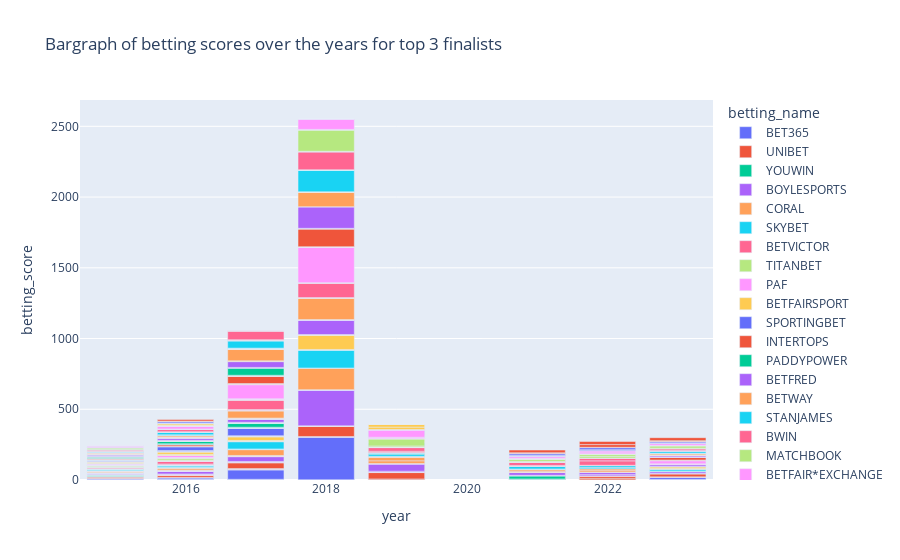

The cell this chart's notebook holds for it:
### Code cell
fig = px.bar(df_prep_betting_on_contestants_top3, x = 'year', y = 'betting_score', color = 'betting_name', title = 'Bargraph of betting scores over the years for top 3 finalists')
fig.show()

### Figure 1 — Plotly figure (JSON) as saved in the notebook; plotly's stock layout.template omitted (floating-point values rounded to 4 significant figures)
{"data": [{"hovertemplate": "betting_name=BET365<br>year=%{x}<br>betting_score=%{y}<extra></extra>", "legendgroup": "BET365", "marker": {"color": "#636efa", "pattern": {"shape": ""}}, "name": "BET365", "orientation": "v", "showlegend": true, "textposition": "auto", "type": "bar", "x": [2015, 2015, 2015, 2016, 2016, 2016, 2017, 2017, 2017, 2017, 2017, 2017, 2018, 2018, 2018, 2018, 2019, 2019, 2019, 2019, 2019, 2021, 2021, 2021, 2021, 2022, 2022, 2022, 2022, 2023, 2023, 2023], "xaxis": "x", "y": [2.1, 3.75, 5.0, 1.9, 2.75, 10.0, 2.37, 2.62, 67.0, 1.02, 1.16, 1.01, 2.0, 301.0, 1.01, 1.33, 1.5, 5.0, 41.0, 1.0, 1.0, 3.25, 3.25, 17.0, 1.01, 1.25, 10.0, 13.0, 1.01, 1.44, 3.0, 13.0], "yaxis": "y"}, {"hovertemplate": "betting_name=UNIBET<br>year=%{x}<br>betting_score=%{y}<extra></extra>", "legendgroup": "UNIBET", "marker": {"color": "#EF553B", "pattern": {"shape": ""}}, "name": "UNIBET", "orientation": "v", "showlegend": true, "textposition": "auto", "type": "bar", "x": [2015, 2015, 2015, 2016, 2016, 2016, 2016, 2016, 2016, 2017, 2017, 2017, 2017, 2017, 2017, 2018, 2018, 2018, 2018, 2019, 2019, 2019, 2019, 2019, 2021, 2021, 2021, 2021, 2022, 2022, 2022, 2022, 2023, 2023, 2023], "xaxis": "x", "y": [2.0, 4.5, 6.0, 1.75, 2.9, 15.0, 1.01, 1.01, 1.01, 2.75, 2.91, 41.0, 1.04, 1.19, 1.01, 2.25, 71.0, 1.0, 1.35, 1.55, 8.0, 51.0, 1.0, 1.01, 3.25, 3.25, 18.0, 1.01, 1.22, 13.0, 15.0, NaN, 1.65, 3.0, 21.0], "yaxis": "y"}, {"hovertemplate": "betting_name=YOUWIN<br>year=%{x}<br>betting_score=%{y}<extra></extra>", "legendgroup": "YOUWIN", "marker": {"color": "#00cc96", "pattern": {"shape": ""}}, "name": "YOUWIN", "orientation": "v", "showlegend": true, "textposition": "auto", "type": "bar", "x": [2015, 2015, 2015, 2015, 2015], "xaxis": "x", "y": [2.38, 4.0, 5.0, 1.01, 1.0], "yaxis": "y"}, {"hovertemplate": "betting_name=BOYLESPORTS<br>year=%{x}<br>betting_score=%{y}<extra></extra>", "legendgroup": "BOYLESPORTS", "marker": {"color": "#ab63fa", "pattern": {"shape": ""}}, "name": "BOYLESPORTS", "orientation": "v", "showlegend": true, "textposition": "auto", "type": "bar", "x": [2015, 2015, 2015, 2015, 2015, 2016, 2016, 2016, 2016, 2016, 2016, 2017, 2017, 2017, 2017, 2017, 2017, 2018, 2018, 2018, 2018, 2019, 2019, 2019, 2019, 2019, 2021, 2021, 2021, 2021, 2022, 2022, 2022, 2022, 2023, 2023, 2023], "xaxis": "x", "y": [2.25, 3.75, 5.0, 1.01, 1.01, 1.4, 4.5, 19.0, 1.01, 1.01, 1.02, 2.8, 3.1, 34.0, 1.02, 1.2, 1.01, 2.2, 251.0, 1.01, 1.4, 1.5, 6.0, 34.0, 1.01, 1.01, 3.25, 3.5, 15.0, 1.0, 1.25, 10.0, 11.0, 1.01, 1.5, 3.5, 11.0], "yaxis": "y"}, {"hovertemplate": "betting_name=CORAL<br>year=%{x}<br>betting_score=%{y}<extra></extra>", "legendgroup": "CORAL", "marker": {"color": "#FFA15A", "pattern": {"shape": ""}}, "name": "CORAL", "orientation": "v", "showlegend": true, "textposition": "auto", "type": "bar", "x": [2015, 2015, 2015, 2015, 2015, 2016, 2016, 2016, 2016, 2016, 2016, 2017, 2017, 2017, 2018, 2018, 2019, 2019, 2019], "xaxis": "x", "y": [2.1, 4.5, 5.5, 1.01, 1.01, 1.57, 4.5, 13.0, 1.0, 1.01, 1.01, 2.5, 2.75, 41.0, 2.2, 151.0, 1.57, 6.0, 51.0], "yaxis": "y"}, {"hovertemplate": "betting_name=SKYBET<br>year=%{x}<br>betting_score=%{y}<extra></extra>", "legendgroup": "SKYBET", "marker": {"color": "#19d3f3", "pattern": {"shape": ""}}, "name": "SKYBET", "orientation": "v", "showlegend": true, "textposition": "auto", "type": "bar", "x": [2015, 2015, 2015, 2015, 2015, 2016, 2016, 2016, 2016, 2016, 2016, 2017, 2017, 2017, 2017, 2017, 2017, 2018, 2018, 2018, 2018, 2019, 2019, 2019, 2019, 2019, 2021, 2021, 2021, 2021, 2022, 2022, 2022, 2023, 2022, 2023, 2023], "xaxis": "x", "y": [2.1, 3.75, 5.5, 1.0, 1.0, 1.44, 5.0, 10.0, 1.01, 1.02, 1.05, 2.63, 2.63, 51.0, 1.02, 1.17, 1.0, 2.2, 126.0, 1.01, 1.4, 1.57, 7.0, 41.0, 1.0, 1.01, 3.5, 4.0, 17.0, 1.0, 1.29, 11.0, 12.0, 1.62, NaN, 3.5, 12.0], "yaxis": "y"}, {"hovertemplate": "betting_name=BETVICTOR<br>year=%{x}<br>betting_score=%{y}<extra></extra>", "legendgroup": "BETVICTOR", "marker": {"color": "#FF6692", "pattern": {"shape": ""}}, "name": "BETVICTOR", "orientation": "v", "showlegend": true, "textposition": "auto", "type": "bar", "x": [2015, 2015, 2015, 2015, 2016, 2016, 2016, 2016, 2016, 2016], "xaxis": "x", "y": [2.1, 4.0, 6.0, 1.0, 1.36, 5.0, 19.0, 1.0, 1.0, 1.0], "yaxis": "y"}, {"hovertemplate": "betting_name=TITANBET<br>year=%{x}<br>betting_score=%{y}<extra></extra>", "legendgroup": "TITANBET", "marker": {"color": "#B6E880", "pattern": {"shape": ""}}, "name": "TITANBET", "orientation": "v", "showlegend": true, "textposition": "auto", "type": "bar", "x": [2015, 2015, 2015, 2015, 2015, 2016, 2016, 2016], "xaxis": "x", "y": [2.1, 4.0, 5.5, 1.01, 1.01, 1.5, 4.5, 13.0], "yaxis": "y"}, {"hovertemplate": "betting_name=PAF<br>year=%{x}<br>betting_score=%{y}<extra></extra>", "legendgroup": "PAF", "marker": {"color": "#FF97FF", "pattern": {"shape": ""}}, "name": "PAF", "orientation": "v", "showlegend": true, "textposition": "auto", "type": "bar", "x": [2015, 2015, 2015, 2016, 2016, 2016], "xaxis": "x", "y": [2.25, 3.5, 5.0, 1.75, 2.9, 15.0], "yaxis": "y"}, {"hovertemplate": "betting_name=BETFAIRSPORT<br>year=%{x}<br>betting_score=%{y}<extra></extra>", "legendgroup": "BETFAIRSPORT", "marker": {"color": "#FECB52", "pattern": {"shape": ""}}, "name": "BETFAIRSPORT", "orientation": "v", "showlegend": true, "textposition": "auto", "type": "bar", "x": [2015, 2015, 2015, 2015, 2015, 2016, 2016, 2016, 2016, 2016, 2016, 2017, 2017, 2017, 2017, 2017, 2017, 2018, 2018, 2018, 2018, 2019, 2019, 2019, 2019, 2019, 2021, 2021, 2021, 2022, 2022, 2022, 2022, 2023, 2023, 2023], "xaxis": "x", "y": [2.1, 4.0, 6.0, 1.0, 1.01, 1.4, 6.0, 17.0, 1.0, 1.0, 1.0, 2.75, 2.87, 26.0, 1.01, 1.16, 1.01, 2.25, 101.0, 1.01, 1.36, 1.44, 8.0, 25.0, 1.0, 1.0, 3.0, 3.5, 16.0, 1.25, 14.0, 10.0, 1.01, 1.57, 3.75, 11.0], "yaxis": "y"}, {"hovertemplate": "betting_name=SPORTINGBET<br>year=%{x}<br>betting_score=%{y}<extra></extra>", "legendgroup": "SPORTINGBET", "marker": {"color": "#636efa", "pattern": {"shape": ""}}, "name": "SPORTINGBET", "orientation": "v", "showlegend": true, "textposition": "auto", "type": "bar", "x": [2015, 2015, 2015, 2015, 2015, 2016, 2016, 2016, 2017, 2017, 2017, 2017, 2017, 2017], "xaxis": "x", "y": [2.0, 4.0, 5.0, 1.01, 1.01, 1.3, 6.0, 26.0, 2.2, 2.4, 51.0, 1.03, 1.2, 1.01], "yaxis": "y"}, {"hovertemplate": "betting_name=INTERTOPS<br>year=%{x}<br>betting_score=%{y}<extra></extra>", "legendgroup": "INTERTOPS", "marker": {"color": "#EF553B", "pattern": {"shape": ""}}, "name": "INTERTOPS", "orientation": "v", "showlegend": true, "textposition": "auto", "type": "bar", "x": [2015, 2015, 2015, 2016, 2016, 2016], "xaxis": "x", "y": [2.25, 4.0, 4.25, 1.75, 2.85, 10.0], "yaxis": "y"}, {"hovertemplate": "betting_name=PADDYPOWER<br>year=%{x}<br>betting_score=%{y}<extra></extra>", "legendgroup": "PADDYPOWER", "marker": {"color": "#00cc96", "pattern": {"shape": ""}}, "name": "PADDYPOWER", "orientation": "v", "showlegend": true, "textposition": "auto", "type": "bar", "x": [2015, 2015, 2015, 2015, 2015, 2016, 2016, 2016, 2016, 2016, 2016, 2017, 2017, 2017, 2017, 2017, 2017], "xaxis": "x", "y": [2.0, 4.0, 5.5, 1.01, 1.0, 1.36, 5.5, 17.0, 1.0, 1.01, 1.02, 2.75, 2.87, 26.0, 1.01, 1.16, 1.01], "yaxis": "y"}, {"hovertemplate": "betting_name=BETFRED<br>year=%{x}<br>betting_score=%{y}<extra></extra>", "legendgroup": "BETFRED", "marker": {"color": "#ab63fa", "pattern": {"shape": ""}}, "name": "BETFRED", "orientation": "v", "showlegend": true, "textposition": "auto", "type": "bar", "x": [2015, 2015, 2015, 2015, 2015, 2016, 2016, 2016, 2016, 2016, 2016, 2017, 2017, 2017, 2017, 2017, 2017, 2018, 2018, 2018, 2018, 2019, 2019, 2019, 2019, 2019, 2021, 2021, 2021, 2021, 2022, 2022, 2022, 2022, 2023, 2023, 2023], "xaxis": "x", "y": [2.0, 4.5, 6.5, 1.01, 1.0, 2.0, 2.88, 15.0, 1.01, 1.01, 1.01, 2.75, 3.0, 21.0, 1.02, 1.2, 1.0, 2.38, 101.0, 1.02, 1.4, 1.57, 9.0, 51.0, NaN, 1.01, 3.5, 4.0, 17.0, 1.01, 1.25, 15.0, 13.0, 1.0, 1.62, 3.25, 11.0], "yaxis": "y"}, {"hovertemplate": "betting_name=BETWAY<br>year=%{x}<br>betting_score=%{y}<extra></extra>", "legendgroup": "BETWAY", "marker": {"color": "#FFA15A", "pattern": {"shape": ""}}, "name": "BETWAY", "orientation": "v", "showlegend": true, "textposition": "auto", "type": "bar", "x": [2015, 2015, 2015, 2016, 2016, 2016, 2017, 2017, 2017, 2017, 2017, 2017, 2018, 2018, 2018, 2018, 2019, 2019, 2019, 2019, 2019, 2021, 2021, 2021, 2021, 2022, 2022, 2022, 2022], "xaxis": "x", "y": [2.1, 4.0, 4.5, 2.1, 2.62, 9.0, 2.75, 2.75, 51.0, 1.03, 1.17, 1.01, 2.25, 151.0, 1.01, 1.36, 1.5, 8.0, 51.0, 1.01, 1.01, 3.5, 3.5, 13.0, NaN, 1.29, 15.0, 7.0, 1.01], "yaxis": "y"}, {"hovertemplate": "betting_name=STANJAMES<br>year=%{x}<br>betting_score=%{y}<extra></extra>", "legendgroup": "STANJAMES", "marker": {"color": "#19d3f3", "pattern": {"shape": ""}}, "name": "STANJAMES", "orientation": "v", "showlegend": true, "textposition": "auto", "type": "bar", "x": [2015, 2015, 2015, 2016, 2016, 2016], "xaxis": "x", "y": [2.25, 3.5, 4.5, 1.53, 5.5, 17.0], "yaxis": "y"}, {"hovertemplate": "betting_name=BWIN<br>year=%{x}<br>betting_score=%{y}<extra></extra>", "legendgroup": "BWIN", "marker": {"color": "#FF6692", "pattern": {"shape": ""}}, "name": "BWIN", "orientation": "v", "showlegend": true, "textposition": "auto", "type": "bar", "x": [2015, 2015, 2015, 2016, 2016, 2016, 2017, 2017, 2017, 2017, 2017, 2017, 2018, 2018, 2018, 2018, 2019, 2019, 2019, 2019, 2019, 2021, 2021, 2021, 2021, 2022, 2022, 2022, 2022], "xaxis": "x", "y": [1.0, 4.75, 5.0, 2.0, 2.8, 15.0, 2.75, 2.9, 67.0, 1.03, 1.2, 1.02, 2.0, 101.0, 1.01, 1.3, 1.5, 8.0, 67.0, NaN, NaN, 3.0, 4.5, 12.0, 1.01, 1.3, 10.0, 15.0, 1.01], "yaxis": "y"}, {"hovertemplate": "betting_name=MATCHBOOK<br>year=%{x}<br>betting_score=%{y}<extra></extra>", "legendgroup": "MATCHBOOK", "marker": {"color": "#B6E880", "pattern": {"shape": ""}}, "name": "MATCHBOOK", "orientation": "v", "showlegend": true, "textposition": "auto", "type": "bar", "x": [2015, 2015, 2015], "xaxis": "x", "y": [2.21, 5.16, 6.74], "yaxis": "y"}, {"hovertemplate": "betting_name=BETFAIR*EXCHANGE<br>year=%{x}<br>betting_score=%{y}<extra></extra>", "legendgroup": "BETFAIR*EXCHANGE", "marker": {"color": "#FF97FF", "pattern": {"shape": ""}}, "name": "BETFAIR*EXCHANGE", "orientation": "v", "showlegend": true, "textposition": "auto", "type": "bar", "x": [2015, 2015, 2015, 2015, 2015, 2016, 2016, 2016, 2016, 2016, 2016, 2017, 2017, 2017, 2017, 2017, 2017, 2018, 2018, 2018, 2018, 2019, 2019, 2019, 2019, 2019, 2021, 2021, 2021, 2021, 2022, 2022, 2022, 2022, 2023, 2023, 2023], "xaxis": "x", "y": [2.2, 4.99, 6.51, 1.01, 1.0, 2.04, 2.79, 19.0, 1.01, 1.01, 1.01, 2.84, 3.05, 100.0, 1.03, 1.19, 1.0, 2.32, 250.0, 1.0, 1.36, 1.66, 10.0, 60.0, NaN, NaN, 3.6, 4.1, 19.0, NaN, 1.34, 18.0, 25.0, NaN, 1.67, 4.2, 22.0], "yaxis": "y"}, {"hovertemplate": "betting_name=MARA-THON<br>year=%{x}<br>betting_score=%{y}<extra></extra>", "legendgroup": "MARA-THON", "marker": {"color": "#FECB52", "pattern": {"shape": ""}}, "name": "MARA-THON", "orientation": "v", "showlegend": true, "textposition": "auto", "type": "bar", "x": [2016, 2016, 2016, 2016], "xaxis": "x", "y": [1.85, 2.57, 10.0, 1.0], "yaxis": "y"}, {"hovertemplate": "betting_name=NETBET<br>year=%{x}<br>betting_score=%{y}<extra></extra>", "legendgroup": "NETBET", "marker": {"color": "#636efa", "pattern": {"shape": ""}}, "name": "NETBET", "orientation": "v", "showlegend": true, "textposition": "auto", "type": "bar", "x": [2016, 2016, 2016], "xaxis": "x", "y": [1.8, 2.8, 8.75], "yaxis": "y"}, {"hovertemplate": "betting_name=BETSSON<br>year=%{x}<br>betting_score=%{y}<extra></extra>", "legendgroup": "BETSSON", "marker": {"color": "#EF553B", "pattern": {"shape": ""}}, "name": "BETSSON", "orientation": "v", "showlegend": true, "textposition": "auto", "type": "bar", "x": [2016, 2016, 2016, 2017, 2017, 2017, 2017, 2017, 2017, 2018, 2018, 2018, 2018, 2019, 2019, 2019, 2019, 2019, 2021, 2021, 2021, 2021, 2022, 2022, 2022, 2022, 2023, 2023, 2023], "xaxis": "x", "y": [1.85, 2.85, 11.0, 2.4, 2.4, 50.0, 1.02, 1.2, 1.0, 2.1, 125.0, 1.01, 1.35, 1.55, 6.0, 45.0, 1.0, 1.01, 3.35, 3.85, 18.0, 1.01, 1.22, 11.0, 15.0, 1.01, 1.67, 3.0, 18.0], "yaxis": "y"}, {"hovertemplate": "betting_name=DANSKESPIL<br>year=%{x}<br>betting_score=%{y}<extra></extra>", "legendgroup": "DANSKESPIL", "marker": {"color": "#00cc96", "pattern": {"shape": ""}}, "name": "DANSKESPIL", "orientation": "v", "showlegend": true, "textposition": "auto", "type": "bar", "x": [2017, 2017, 2017], "xaxis": "x", "y": [2.5, 2.9, 50.0], "yaxis": "y"}, {"hovertemplate": "betting_name=LADBROKES<br>year=%{x}<br>betting_score=%{y}<extra></extra>", "legendgroup": "LADBROKES", "marker": {"color": "#ab63fa", "pattern": {"shape": ""}}, "name": "LADBROKES", "orientation": "v", "showlegend": true, "textposition": "auto", "type": "bar", "x": [2017, 2017, 2017, 2018, 2018, 2019, 2019, 2019, 2019, 2019, 2021, 2021, 2021, 2021, 2022, 2022, 2022, 2022, 2023, 2023, 2023], "xaxis": "x", "y": [2.5, 2.75, 41.0, 2.2, 151.0, 1.57, 6.0, 51.0, 1.01, 1.02, 3.4, 4.0, 19.0, 1.01, 1.3, 10.0, 15.0, 1.0, 1.61, 2.87, 8.0], "yaxis": "y"}, {"hovertemplate": "betting_name=10BET<br>year=%{x}<br>betting_score=%{y}<extra></extra>", "legendgroup": "10BET", "marker": {"color": "#FFA15A", "pattern": {"shape": ""}}, "name": "10BET", "orientation": "v", "showlegend": true, "textposition": "auto", "type": "bar", "x": [2017, 2017, 2017, 2017, 2017, 2017, 2018, 2018, 2018, 2018, 2019, 2019, 2019, 2019, 2019, 2021, 2021, 2021, 2022, 2022, 2022, 2023, 2023, 2023], "xaxis": "x", "y": [3.0, 2.6, 81.0, 1.02, 1.25, 1.01, 2.1, 101.0, 1.02, 1.36, 1.71, 19.0, 26.0, 1.01, 1.01, 2.8, 4.5, 11.0, 1.3, 10.0, 12.0, 1.6, 2.85, 9.0], "yaxis": "y"}, {"hovertemplate": "betting_name=WILLIAMHILL<br>year=%{x}<br>betting_score=%{y}<extra></extra>", "legendgroup": "WILLIAMHILL", "marker": {"color": "#19d3f3", "pattern": {"shape": ""}}, "name": "WILLIAMHILL", "orientation": "v", "showlegend": true, "textposition": "auto", "type": "bar", "x": [2017, 2017, 2017, 2017, 2017, 2018, 2018, 2018, 2018, 2019, 2019, 2019, 2019, 2019, 2021, 2021, 2021, 2021, 2022, 2022, 2022, 2022, 2023, 2023, 2023], "xaxis": "x", "y": [3.0, 2.75, 51.0, 1.02, 1.25, 2.2, 151.0, 1.01, 1.36, 3.5, 15.0, 8.0, 1.01, 1.02, 3.25, 3.25, 17.0, 1.0, 1.33, 8.0, 13.0, 1.0, 1.67, 3.5, 13.0], "yaxis": "y"}, {"hovertemplate": "betting_name=BETSTARS<br>year=%{x}<br>betting_score=%{y}<extra></extra>", "legendgroup": "BETSTARS", "marker": {"color": "#FF6692", "pattern": {"shape": ""}}, "name": "BETSTARS", "orientation": "v", "showlegend": true, "textposition": "auto", "type": "bar", "x": [2017, 2017, 2017, 2017, 2017, 2017, 2018, 2018, 2018, 2018, 2019, 2019, 2019, 2019, 2019, 2021, 2021, 2021, 2021, 2022, 2022, 2022, 2023, 2023, 2023], "xaxis": "x", "y": [3.5, 2.38, 61.0, 1.03, 1.15, 1.0, 2.1, 126.0, 1.01, 1.4, 1.55, 9.0, 26.0, 1.01, 1.01, 3.4, 3.0, 21.0, 1.01, 2.2, 31.0, 18.0, 1.5, 3.5, 12.0], "yaxis": "y"}, {"hovertemplate": "betting_name=COOLBET<br>year=%{x}<br>betting_score=%{y}<extra></extra>", "legendgroup": "COOLBET", "marker": {"color": "#B6E880", "pattern": {"shape": ""}}, "name": "COOLBET", "orientation": "v", "showlegend": true, "textposition": "auto", "type": "bar", "x": [2018, 2018, 2018, 2018, 2019, 2019, 2019, 2019, 2019, 2021, 2021, 2021, 2021, 2022, 2022, 2022, 2023, 2022, 2023, 2023], "xaxis": "x", "y": [2.15, 150.0, 1.01, 1.38, 1.63, 8.0, 50.0, 1.01, 1.01, 2.65, 4.3, 15.0, 1.01, 1.34, 13.0, 15.0, 1.67, 1.01, 3.2, 16.0], "yaxis": "y"}, {"hovertemplate": "betting_name=888SPORT<br>year=%{x}<br>betting_score=%{y}<extra></extra>", "legendgroup": "888SPORT", "marker": {"color": "#FF97FF", "pattern": {"shape": ""}}, "name": "888SPORT", "orientation": "v", "showlegend": true, "textposition": "auto", "type": "bar", "x": [2018, 2018, 2018, 2018, 2019, 2019, 2019, 2019, 2019, 2021, 2021, 2021, 2021, 2022, 2022, 2022, 2023, 2023, 2023], "xaxis": "x", "y": [2.25, 71.0, 1.01, 1.35, 1.5, 8.0, 51.0, 1.0, 1.01, 2.75, 4.5, 11.0, 1.01, 1.29, 13.0, 8.75, 1.62, 3.5, 13.0], "yaxis": "y"}, {"hovertemplate": "betting_name=OLYBET<br>year=%{x}<br>betting_score=%{y}<extra></extra>", "legendgroup": "OLYBET", "marker": {"color": "#FECB52", "pattern": {"shape": ""}}, "name": "OLYBET", "orientation": "v", "showlegend": true, "textposition": "auto", "type": "bar", "x": [2019, 2019, 2019, 2019, 2019], "xaxis": "x", "y": [1.65, 17.0, 19.0, 1.01, 1.01], "yaxis": "y"}, {"hovertemplate": "betting_name=COMEON<br>year=%{x}<br>betting_score=%{y}<extra></extra>", "legendgroup": "COMEON", "marker": {"color": "#636efa", "pattern": {"shape": ""}}, "name": "COMEON", "orientation": "v", "showlegend": true, "textposition": "auto", "type": "bar", "x": [2021, 2021, 2021, 2022, 2022, 2022, 2023, 2023, 2023], "xaxis": "x", "y": [2.8, 4.25, 11.0, 1.3, 10.0, 12.0, 1.6, 2.85, 9.0], "yaxis": "y"}, {"hovertemplate": "betting_name=*SMARKETS<br>year=%{x}<br>betting_score=%{y}<extra></extra>", "legendgroup": "*SMARKETS", "marker": {"color": "#EF553B", "pattern": {"shape": ""}}, "name": "*SMARKETS", "orientation": "v", "showlegend": true, "textposition": "auto", "type": "bar", "x": [2021, 2021, 2021, 2021, 2022, 2022, 2022, 2023, 2023, 2023], "xaxis": "x", "y": [3.55, 3.95, 19.0, NaN, 1.34, 19.0, 22.0, 1.64, 4.0, 21.0], "yaxis": "y"}, {"hovertemplate": "betting_name=1XBET<br>year=%{x}<br>betting_score=%{y}<extra></extra>", "legendgroup": "1XBET", "marker": {"color": "#00cc96", "pattern": {"shape": ""}}, "name": "1XBET", "orientation": "v", "showlegend": true, "textposition": "auto", "type": "bar", "x": [2021, 2021, 2021], "xaxis": "x", "y": [3.24, 4.5, 19.0], "yaxis": "y"}], "layout": {"barmode": "relative", "legend": {"title": {"text": "betting_name"}, "tracegroupgap": 0}, "title": {"text": "Bargraph of betting scores over the years for top 3 finalists"}, "xaxis": {"anchor": "y", "domain": [0, 1], "title": {"text": "year"}}, "yaxis": {"anchor": "x", "domain": [0, 1], "title": {"text": "betting_score"}}}}
